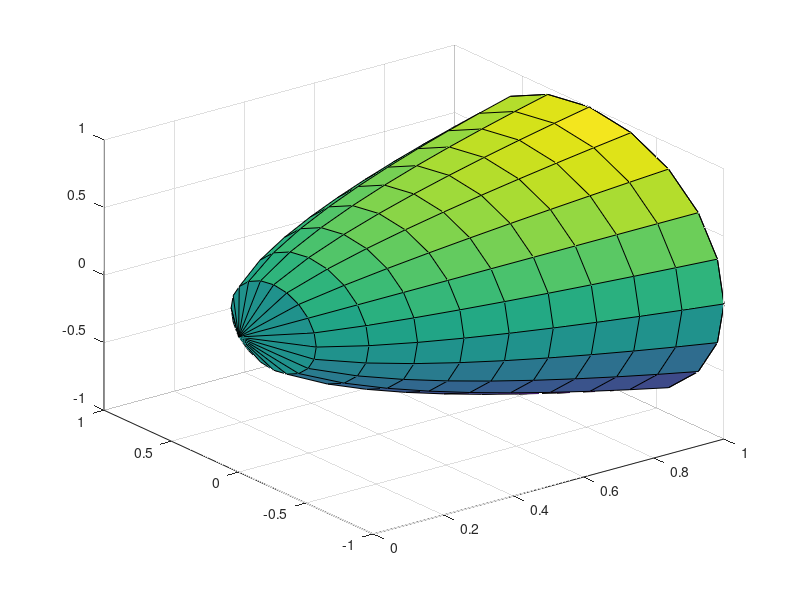

MATLAB code for this plot:
clc; clear all; close all;
figure(1); set(figure(1),'Color','w');
x=0:1/10:1;
y=sqrt(x);
[X,Y,Z]=cylinder(y); surf(Z,X,Y);
hold on;
z=x.^2; [X,Y,Z]=cylinder(z); surf(Z,X,Y);
x0=1;y0=5;width=3.5;height=4;
set(gcf,'units','inches','position',[x0,y0,width,height]);
